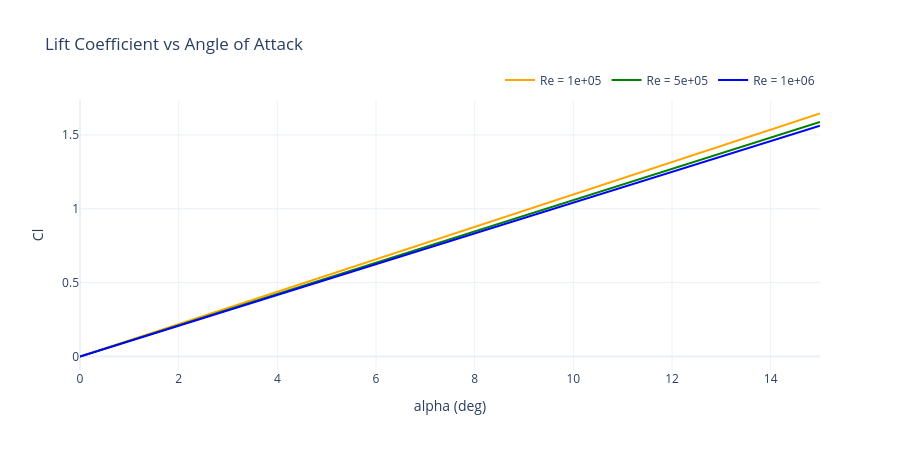

The notebook cell this image was saved under:
### Markdown cell above
## 2. Multi-Case Comparison: Cl vs alpha for Multiple Re

**Concept**: A parameter sweep produces many curves. Plotly's interactive legend lets the user toggle cases on/off — far more usable than 10 overlapping static lines.

### Code cell
# Cl vs alpha for 3 Reynolds numbers (with stall model)
alpha = np.linspace(0, 25, 100)  # degrees (extended to show stall)

def cl_alpha(alpha_deg, Re):
    a = np.radians(alpha_deg)
    # Thin airfoil theory (valid up to stall)
    cl_2d = 2 * np.pi * a
    # Reynolds number correction
    re_factor = 1.0 - 0.05 * np.log10(Re / 1e5)
    cl = cl_2d * re_factor
    # Stall model: after alpha_stall, lift decreases
    alpha_stall = 15.0  # degrees
    stall_mask = alpha_deg > alpha_stall
    if np.any(stall_mask):
        # Post-stall: lift drops off (empirical model)
        alpha_excess = alpha_deg[stall_mask] - alpha_stall
        cl[stall_mask] = cl[stall_mask] * np.exp(-0.1 * alpha_excess)
    return cl

fig = go.Figure()
for Re, color in zip([1e5, 5e5, 1e6], ['orange', 'green', 'blue']):
    fig.add_trace(go.Scatter(
        x=alpha, y=cl_alpha(alpha, Re), mode='lines',
        name=f'Re = {Re:.0e}', line=dict(color=color, width=2)
    ))

fig.update_layout(
    title='Lift Coefficient vs Angle of Attack',
    xaxis_title='alpha (deg)', yaxis_title='Cl',
    template='plotly_white', height=450,
    legend=dict(orientation='h', yanchor='bottom', y=1.02, xanchor='right', x=1)
)
fig.show()

### Figure 1 — Plotly figure (JSON) as saved in the notebook; plotly's stock layout.template omitted (floating-point values rounded to 4 significant figures)
{"data": [{"line": {"color": "orange", "width": 2}, "mode": "lines", "name": "Re = 1e+05", "type": "scatter", "x": [0.0, 0.3061, 0.6122, 0.9184, 1.224, 1.531, 1.837, 2.143, 2.449, 2.755, 3.061, 3.367, 3.673, 3.98, 4.286, 4.592, 4.898, 5.204, 5.51, 5.816, 6.122, 6.429, 6.735, 7.041, 7.347, 7.653, 7.959, 8.265, 8.571, 8.878, 9.184, 9.49, 9.796, 10.1, 10.41, 10.71, 11.02, 11.33, 11.63, 11.94, 12.24, 12.55, 12.86, 13.16, 13.47, 13.78, 14.08, 14.39, 14.69, 15.0], "y": [0.0, 0.03357, 0.06714, 0.1007, 0.1343, 0.1679, 0.2014, 0.235, 0.2686, 0.3021, 0.3357, 0.3693, 0.4028, 0.4364, 0.47, 0.5036, 0.5371, 0.5707, 0.6043, 0.6378, 0.6714, 0.705, 0.7385, 0.7721, 0.8057, 0.8393, 0.8728, 0.9064, 0.94, 0.9735, 1.007, 1.041, 1.074, 1.108, 1.141, 1.175, 1.209, 1.242, 1.276, 1.309, 1.343, 1.376, 1.41, 1.444, 1.477, 1.511, 1.544, 1.578, 1.611, 1.645]}, {"line": {"color": "green", "width": 2}, "mode": "lines", "name": "Re = 5e+05", "type": "scatter", "x": [0.0, 0.3061, 0.6122, 0.9184, 1.224, 1.531, 1.837, 2.143, 2.449, 2.755, 3.061, 3.367, 3.673, 3.98, 4.286, 4.592, 4.898, 5.204, 5.51, 5.816, 6.122, 6.429, 6.735, 7.041, 7.347, 7.653, 7.959, 8.265, 8.571, 8.878, 9.184, 9.49, 9.796, 10.1, 10.41, 10.71, 11.02, 11.33, 11.63, 11.94, 12.24, 12.55, 12.86, 13.16, 13.47, 13.78, 14.08, 14.39, 14.69, 15.0], "y": [0.0, 0.0324, 0.06479, 0.09719, 0.1296, 0.162, 0.1944, 0.2268, 0.2592, 0.2916, 0.324, 0.3564, 0.3888, 0.4212, 0.4536, 0.486, 0.5183, 0.5507, 0.5831, 0.6155, 0.6479, 0.6803, 0.7127, 0.7451, 0.7775, 0.8099, 0.8423, 0.8747, 0.9071, 0.9395, 0.9719, 1.004, 1.037, 1.069, 1.101, 1.134, 1.166, 1.199, 1.231, 1.263, 1.296, 1.328, 1.361, 1.393, 1.425, 1.458, 1.49, 1.523, 1.555, 1.587]}, {"line": {"color": "blue", "width": 2}, "mode": "lines", "name": "Re = 1e+06", "type": "scatter", "x": [0.0, 0.3061, 0.6122, 0.9184, 1.224, 1.531, 1.837, 2.143, 2.449, 2.755, 3.061, 3.367, 3.673, 3.98, 4.286, 4.592, 4.898, 5.204, 5.51, 5.816, 6.122, 6.429, 6.735, 7.041, 7.347, 7.653, 7.959, 8.265, 8.571, 8.878, 9.184, 9.49, 9.796, 10.1, 10.41, 10.71, 11.02, 11.33, 11.63, 11.94, 12.24, 12.55, 12.86, 13.16, 13.47, 13.78, 14.08, 14.39, 14.69, 15.0], "y": [0.0, 0.03189, 0.06378, 0.09567, 0.1276, 0.1595, 0.1913, 0.2232, 0.2551, 0.287, 0.3189, 0.3508, 0.3827, 0.4146, 0.4465, 0.4784, 0.5103, 0.5422, 0.574, 0.6059, 0.6378, 0.6697, 0.7016, 0.7335, 0.7654, 0.7973, 0.8292, 0.8611, 0.893, 0.9249, 0.9567, 0.9886, 1.021, 1.052, 1.084, 1.116, 1.148, 1.18, 1.212, 1.244, 1.276, 1.308, 1.339, 1.371, 1.403, 1.435, 1.467, 1.499, 1.531, 1.563]}], "layout": {"height": 450, "legend": {"orientation": "h", "x": 1, "xanchor": "right", "y": 1.02, "yanchor": "bottom"}, "title": {"text": "Lift Coefficient vs Angle of Attack"}, "xaxis": {"title": {"text": "alpha (deg)"}}, "yaxis": {"title": {"text": "Cl"}}}}
